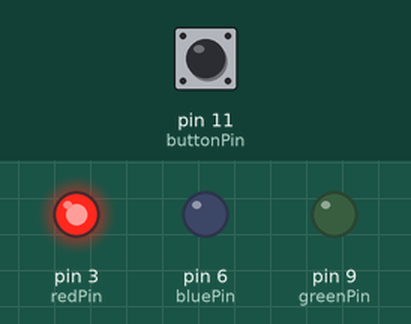
Simulated run of this sketch. Board: Arduino Uno, built with avr-gcc and run on an emulated ATmega328P. On the bench: output pins drawn as LEDs (lit = HIGH). The test bench sets the inputs (shaded band); at power-on: pin 11 (buttonPin) HIGH. What the sketch prints to the serial monitor is not drawn.

Above: at 1.2 s.
1.3 s: pin 11 (buttonPin) pulled LOW for 0.15 s
At 2.5 s:
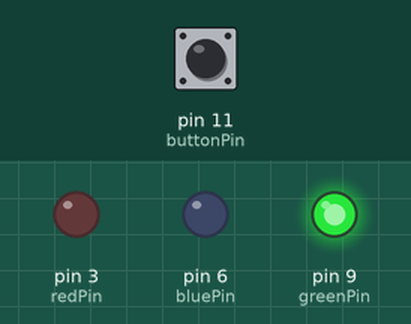
2.9 s: pin 11 (buttonPin) pulled LOW for 1 s
At 3.9 s:
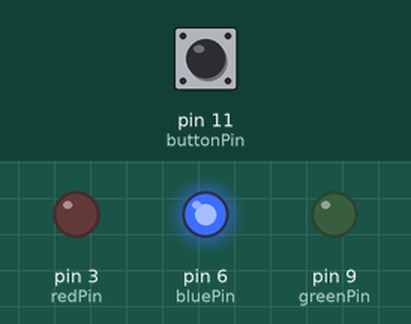
5.4 s: pin 11 (buttonPin) pulled LOW for 3.2 s
At 5.8 s:
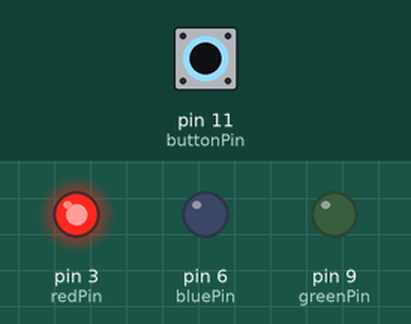
Timing chart, 0 to 8.4 s (numbered marks = the images above; inputs shaded):
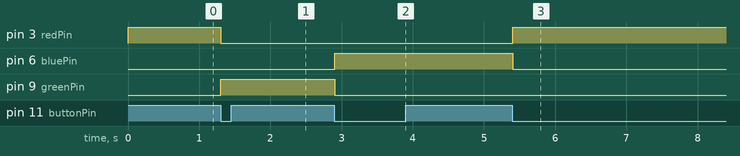

Measured:
- after the input at 1.3 s, pin 3 (redPin): HIGH → LOW at once; pin 9 (greenPin): LOW → HIGH at once
- after the input at 2.9 s, pin 6 (bluePin): LOW → HIGH at once; pin 9 (greenPin): HIGH → LOW at once
- after the input at 5.4 s, pin 3 (redPin): LOW → HIGH at once; pin 6 (bluePin): HIGH → LOW at once

The sketch:

byte-arduino.ino
```cpp
int buttonPin= 11;
int redPin= 3;
int greenPin= 9;
int bluePin= 6;
// All the above pins should be digital
// We use analog pins for sensing nature!!!
// we use analog write for controlling the values which may not be 0 and 1!
int buttonVal=0;
int lastButtonVal=0;
int ledNum=0;
// 0:red, 1:green, 2:blue
void setup() {
  Serial.begin(9600);
  // put your setup code here, to run once:
  pinMode(buttonPin, INPUT_PULLUP);
  pinMode(redPin, OUTPUT);
  pinMode(greenPin, OUTPUT);
  pinMode(bluePin, OUTPUT);

  digitalWrite(redPin, HIGH);
  digitalWrite(greenPin, LOW);
  digitalWrite(bluePin, LOW);
  Serial.println("Setup complete. Waiting for button presses...");

}

void loop() {
  // put your main code here, to run repeatedly:
  buttonVal= digitalRead(buttonPin);
  if (buttonVal!=lastButtonVal){
    if (buttonVal==LOW){
      ledNum=(ledNum+1)%3;
      updateLed();
    }
    delay(100);
  }
  Serial.println(buttonVal);
  lastButtonVal=buttonVal;
}

void updateLed(){
  if (ledNum==0){
    digitalWrite(redPin, HIGH);
    digitalWrite(greenPin, LOW);
    digitalWrite(bluePin, LOW);
  } else if(ledNum==1){
    digitalWrite(redPin, LOW);
    digitalWrite(greenPin, HIGH);
    digitalWrite(bluePin, LOW);
  } else if(ledNum==2){
    digitalWrite(redPin, LOW);
    digitalWrite(greenPin, LOW);
    digitalWrite(bluePin, HIGH);
  }
}
```
